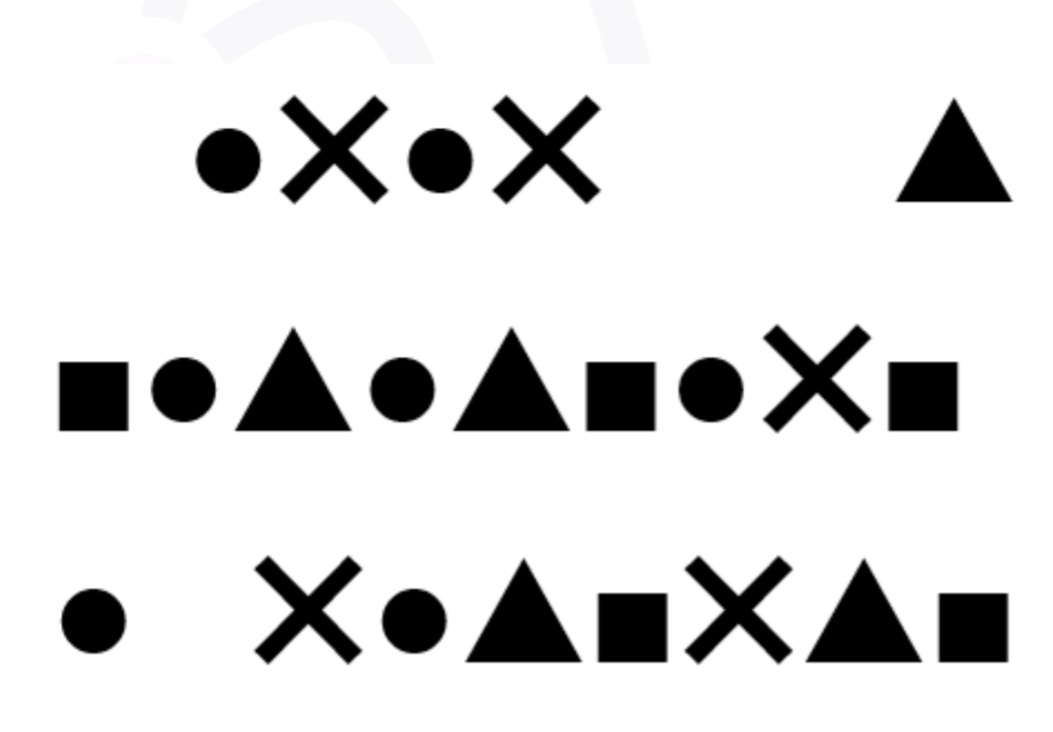
#> input picture Learning Phase/Image Processing/8.jpg, 1053 x 732 px
$ python bounding_boxes_shapes.py
#> lines starting #> are read from the running program, lines starting #| are printed output that depends on the picture; after the words box and inside, x2 and y2 are one past the last pixel; in counts of white or black regions, pixels touching at a corner belong together
import cv2
import numpy as np

img = cv2.imread('8.jpg')
#> img is the input picture: shape (732, 1053, 3); mean B, G, R 221.4, 221.4, 221.4

img = cv2.resize(img, (720, 480))
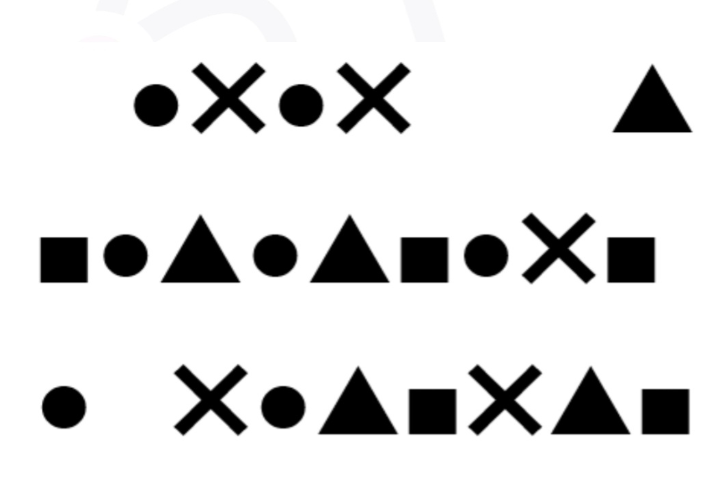
#> img: shape (480, 720, 3); mean B, G, R 221.4, 221.3, 221.3
copy_img = img.copy()
gray_img = cv2.cvtColor(img, cv2.COLOR_BGR2GRAY)

_, thr = cv2.threshold(gray_img, 127, 255, cv2.THRESH_BINARY)
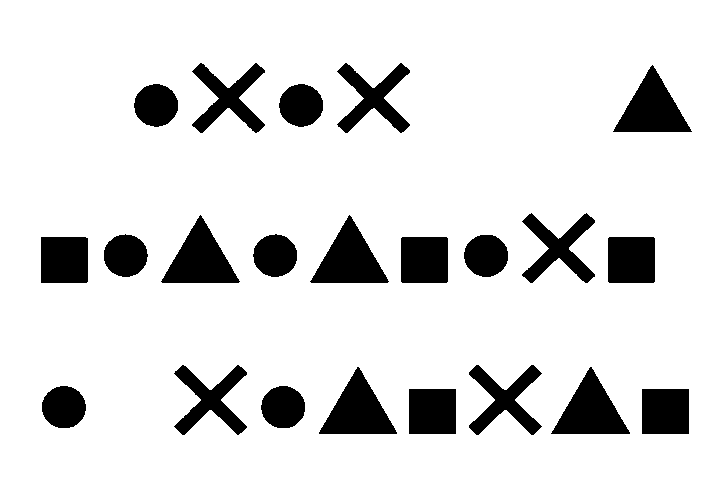
#> thr: shape (480, 720); 86.9% white; 22 black regions

# Find contours
contours, _ = cv2.findContours(thr, cv2.RETR_TREE, cv2.CHAIN_APPROX_SIMPLE)
#> contours = 23 contours; largest, box (x1, y1, x2, y2) and area: (0, 0, 720, 480) 344401, (309, 214, 390, 284) 2871, (160, 214, 241, 284) 2868, (318, 366, 398, 435) 2820, (550, 366, 631, 435) 2818

# Draw contours on the original image
cv2.drawContours(copy_img, contours, -1, (0, 255, 0), 2)
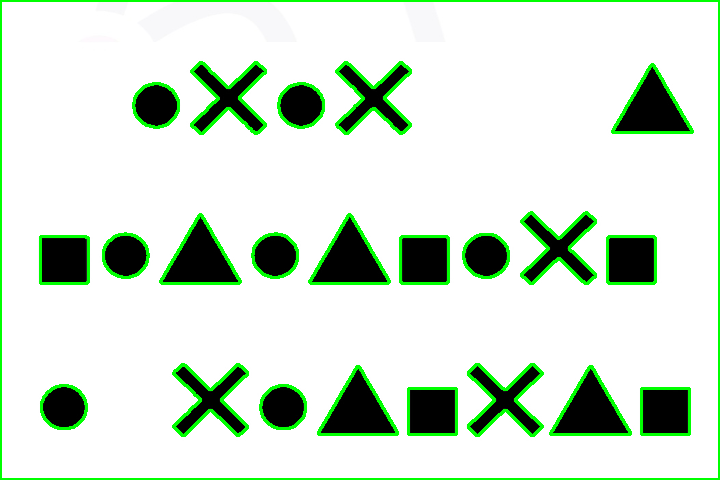
#> copy_img: shape (480, 720, 3); 6.14% of pixels changed, all inside (x1, y1, x2, y2) = (0, 0, 720, 480)

# Draw bounding boxes around each detected contour
for contour in contours:
    x, y, w, h = cv2.boundingRect(contour)
    cv2.rectangle(img, (x, y), (x + w, y + h), (0, 255, 0), 2)
#> this loop made 23 passes
#> (x, y, w, h) on passes 2 to 13: (641, 388, 49, 47), (408, 388, 49, 47), (260, 385, 46, 44), (41, 385, 46, 44), (550, 366, 81, 69), (318, 366, 80, 69), (468, 364, 75, 72), (173, 364, 75, 72), (607, 236, 49, 48), (400, 236, 49, 48), (40, 236, 49, 48), (463, 234, 46, 44)
#> (contour, x, y, w, h) on pass 1: ([[0, 0], [0, 479], [719, 479], [719, 0]], 0, 0, 720, 480)
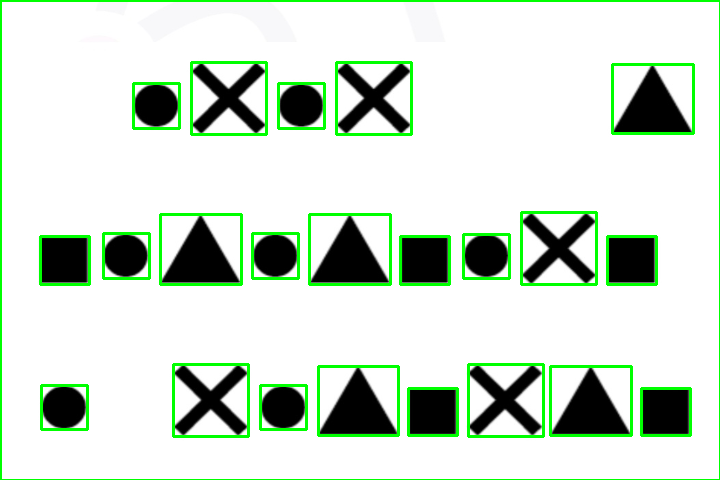
#> img: shape (480, 720, 3); 5.53% of pixels changed, all inside (x1, y1, x2, y2) = (0, 0, 720, 480)


# Display the combined image
# cv2.imshow('thresholod', thr)
cv2.imshow('Final Image with bounding boxes', img)
cv2.imshow('Final Image with contours', copy_img)
cv2.waitKey(0)
cv2.destroyAllWindows()

$ run again, with Learning Phase/Image Processing/2.jpg copied over Learning Phase/Image Processing/8.jpg
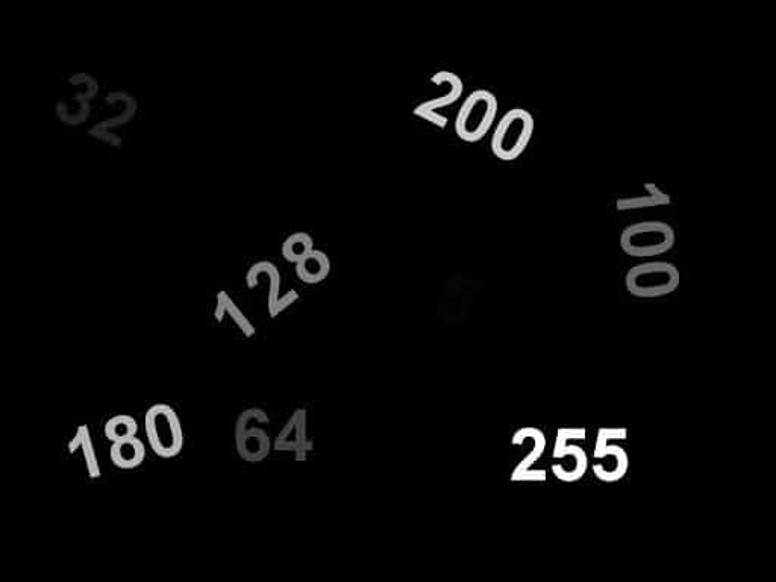
#> input picture Learning Phase/Image Processing/2.jpg, 776 x 582 px
#> img is the input picture: shape (582, 776, 3); min 0, max 255, mean 6.5
#> `_, thr = cv2.threshold(gray_img, 127, 255, cv2.THRESH_BINARY)`:
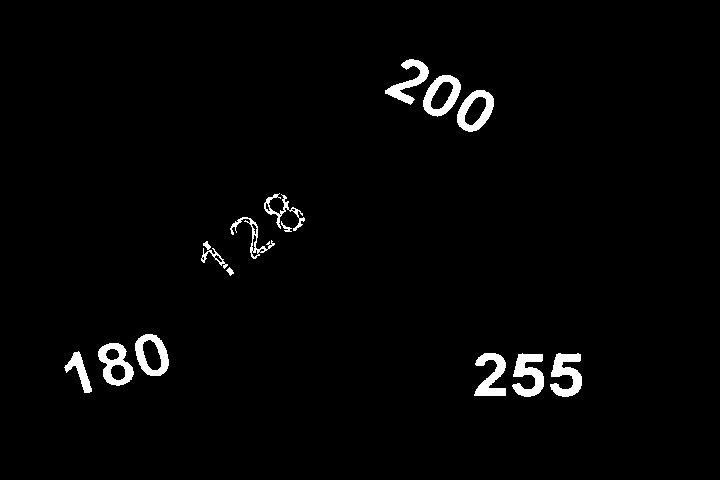
#> thr: shape (480, 720); 2.2% white; 14 white regions
#> contours = 28 contours, 4 with area under 20; largest, box (x1, y1, x2, y2) and area: (423, 75, 461, 117) 1067, (457, 90, 494, 132) 1064, (135, 334, 169, 376) 1041, (98, 343, 134, 386) 1006, (550, 353, 582, 397) 728
#> copy_img: shape (480, 720, 3); mean B, G, R 3.2, 9, 3.2
#> the loop `for contour in contours:` made 28 passes
#> (x, y, w, h) on passes 1 to 8: (550, 353, 32, 44), (512, 353, 32, 44), (474, 353, 32, 43), (64, 351, 28, 42), (98, 343, 36, 43), (110, 364, 16, 17), (105, 348, 15, 13), (135, 334, 34, 42)
#> after the loop `for contour in contours:`:
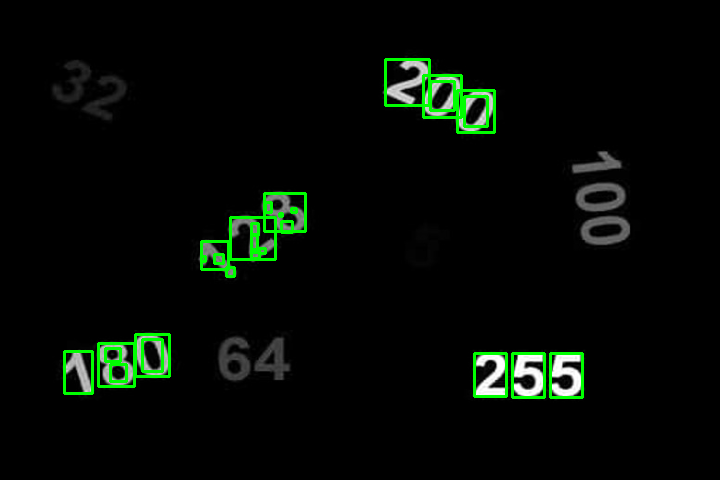
#> img: shape (480, 720, 3); mean B, G, R 4.9, 10.4, 4.9

$ run again, with Learning Phase/Image Processing/3.jpg copied over Learning Phase/Image Processing/8.jpg
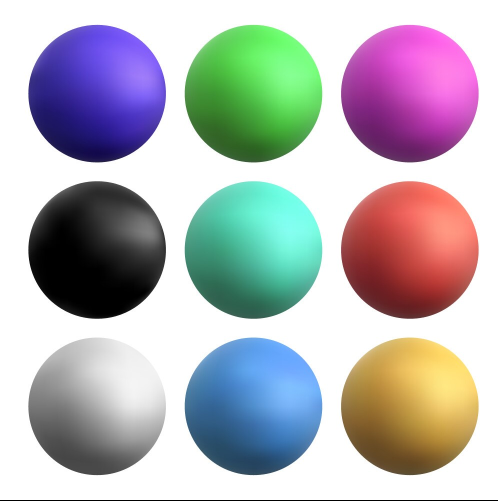
#> input picture Learning Phase/Image Processing/3.jpg, 995 x 1002 px (shown at 1/2 size)
#> img is the input picture: shape (1002, 995, 3); mean B, G, R 184.6, 180.8, 182
#> `_, thr = cv2.threshold(gray_img, 127, 255, cv2.THRESH_BINARY)`:
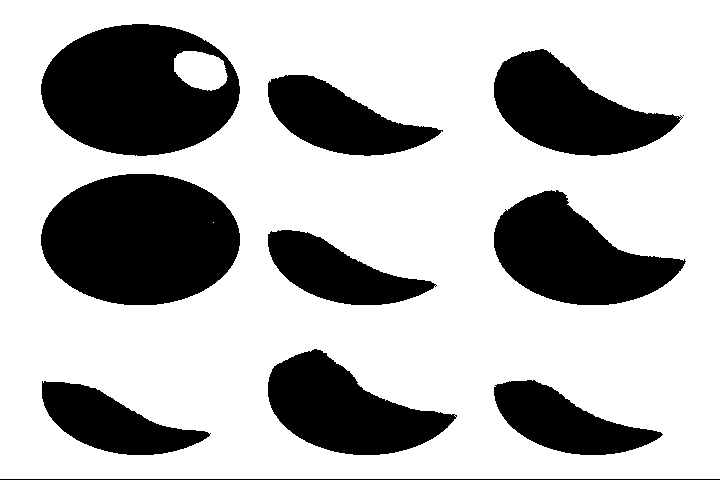
#> thr: shape (480, 720); 70.5% white; 11 black regions (1 under 20 px)
#> contours = 24 contours, 13 with area under 20; largest, box (x1, y1, x2, y2) and area: (0, 0, 720, 479) 343682, (40, 173, 241, 306) 20784, (40, 23, 241, 157) 20728, (493, 189, 687, 306) 12768, (267, 348, 457, 456) 11316
#> copy_img: shape (480, 720, 3); mean B, G, R 173.9, 185.3, 171.4
#> the loop `for contour in contours:` made 24 passes
#> (x, y, w, h) on passes 3, 4, 5, 6, 9, 11, 12, 13: (454, 414, 4, 4), (41, 380, 170, 76), (493, 379, 171, 77), (267, 348, 190, 108), (267, 229, 170, 77), (493, 189, 194, 117), (40, 173, 201, 133), (213, 222, 1, 1)
#> after the loop `for contour in contours:`:
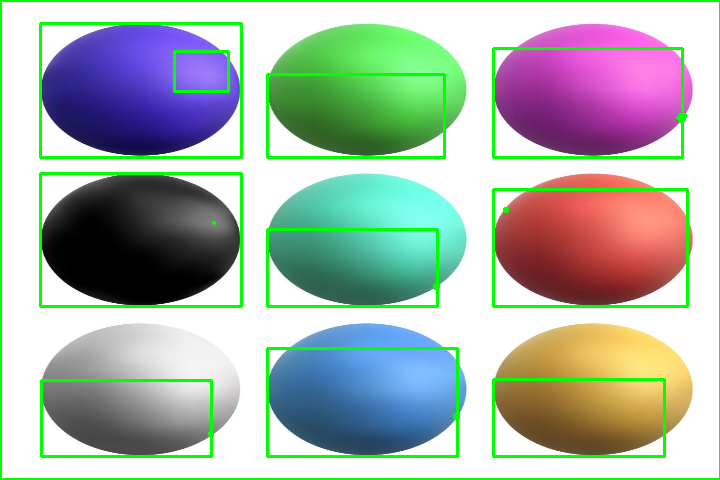
#> img: shape (480, 720, 3); mean B, G, R 171.4, 182.9, 168.9
